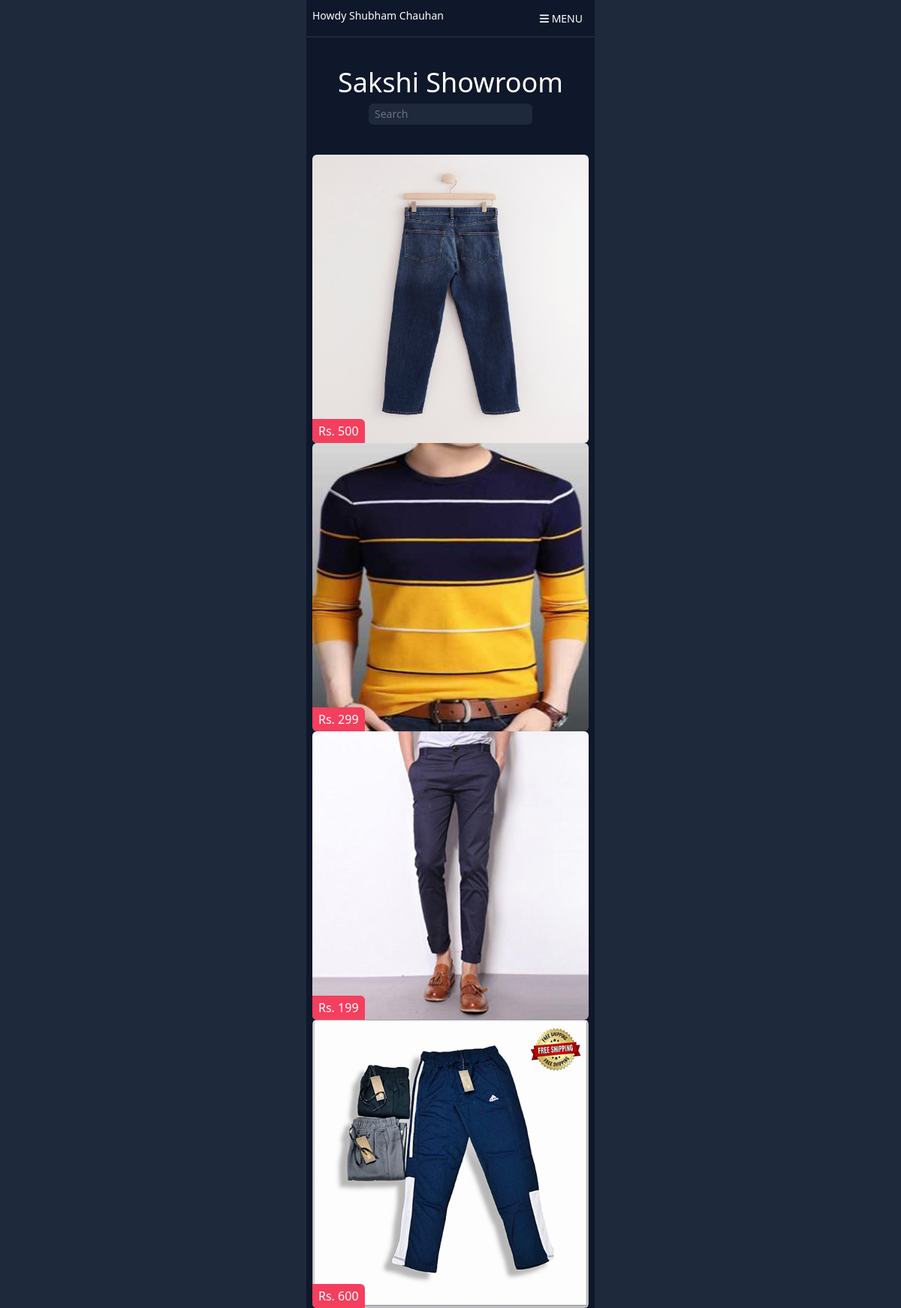
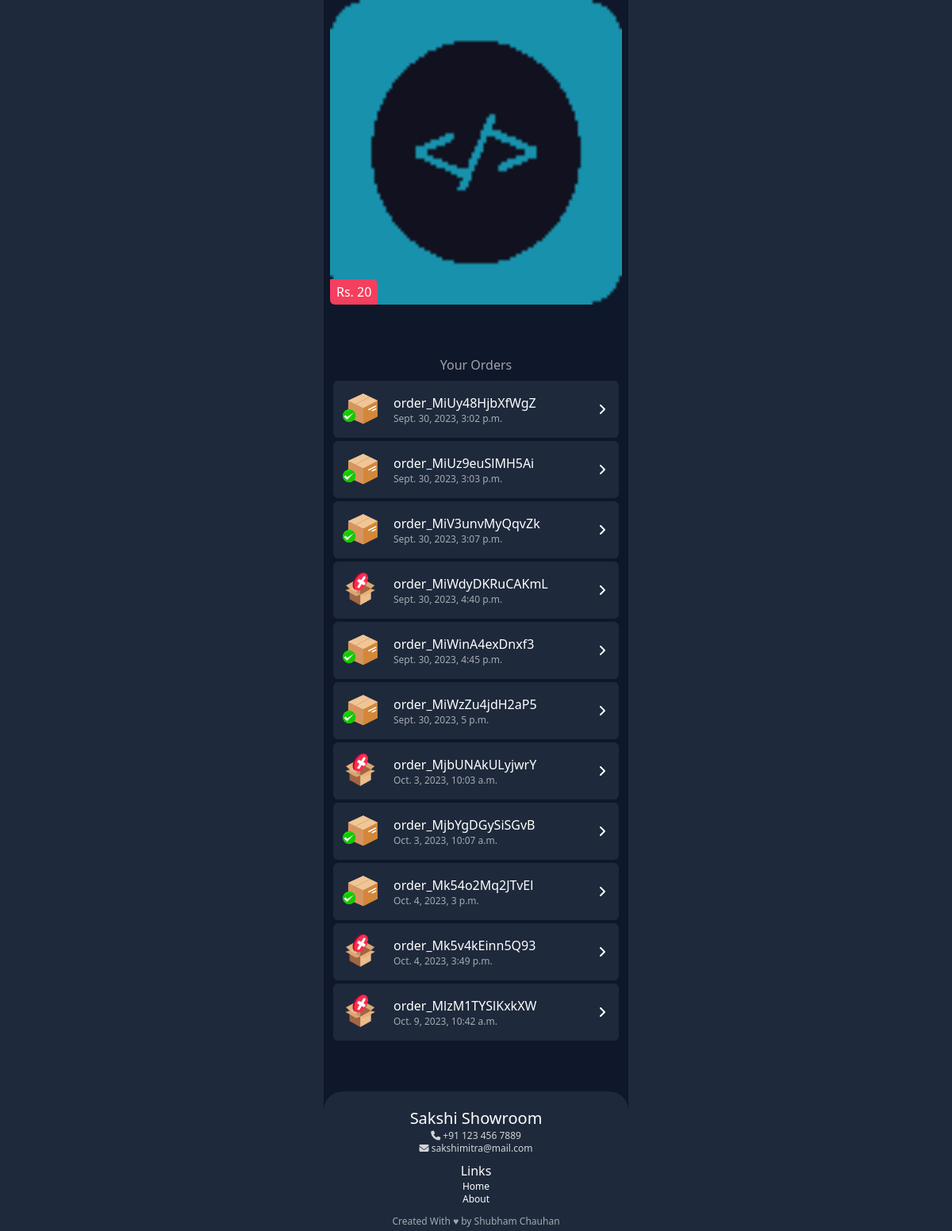
Screenshot of /showroom/orders (signed in) with the database file from the repository (2 pictures, top to bottom).
### showroom/models.py (models this page shows, shortened)
class Product(models.Model):
    name = models.CharField(max_length= 100)
    price = models.IntegerField()
    descprice = models.CharField(max_length=255, blank=True, null=True)
    image = models.ImageField(upload_to = "uploads/showroom", blank=True, null=True)
    @staticmethod
    def get_all():
        return Product.objects.all()
    @staticmethod
    def get_by_id(id):
        return Product.objects.get(id=id)

class Order(models.Model):
    order_id = models.CharField(max_length=100)
    order_date = models.DateTimeField(auto_now_add=True)
    phone = models.CharField(max_length=15, blank=True, null=True)
    address = models.CharField(max_length=500, default='')
    order_amount = models.IntegerField()
    order_products = models.CharField(max_length=200, default='')
    order_user = models.ForeignKey(User, on_delete=models.SET_NULL, null=True)
    payment_status = models.CharField(max_length=100, default='not-initialized')
    razorpay_payment_id = models.CharField(max_length=500)
    razorpay_order_id = models.CharField(max_length=500)
    razorpay_signature = models.CharField(max_length=600)  #del iit
    @staticmethod
    def get_by_user(username):
        return Order.objects.filter(order_user=username)

### showroom/views.py (the view)
# urls.py: re_path('orders', views.OrdersListing),
def OrdersListing(request):
    products = models.Product.get_all()
    slider = random.sample(list(products), 5)
    orders = models.Order.get_by_user(request.user)
    order = []
    for i in orders:
        temp = []
        pid = json.loads(i.order_products)
        for product in pid.keys():
            temp.append(models.Product.get_by_id(int(product)))
        order.append( (i, temp) )
    return render(request, 'showroom/orderlisting.html', {"slider": slider, "orders": order})

### templates/showroom/orderlisting.html (shortened to what this page needs)
{% extends 'base.html' %}
{% load static %}
{% block content %}
    <div class="main relative bg-slate-900 sm:w-96 mx-auto">
        {% include 'showroom/header.html' %}
        <div class="section">
            {% include 'showroom/swiper.html' %}
            <div class="px-2 my-16">
                <div class="user-profile text-center">
                    <p class="opacity-60 pb-2">Your Orders</p>
                </div>
                <div class="px-1">
                    {% if orders %}
                    <div class="flex flex-col gap-1">
                        {% for item in orders %}
                            <div class="bg-slate-800 flex flex-col rounded-md p-1 hover:bg-slate-700" id="orderBox">
                                <div class="flex gap-2 items-center">
                                    <div class="h-16 w-16 ">
                                        <img src="{% if item.0.payment_status == 'not-initialized' %}  {% static 'showroom/products/order-f.png' %} {% else %} {% static 'showroom/products/order-conf.png' %} {% endif %}" class="rounded-md h-full w-full object-fit">
                                    </div>
                                    <div class="grow">
                                        <p class="text-md">{{ item.0.order_id }}</p>
                                        <p class="text-xs opacity-60">{{ item.0.order_date }}</p>
                                    </div>
                                    <div class="pe-3">
                                        <i class="fa-solid fa-angle-right"></i>
                                    </div>
                                </div>
                            </div>
                        {% endfor %}
                    </div>
                    {% endif %}
                </div>
            </div>
        </div>
        {% include 'showroom/footer.html' %}
    </div>
{% endblock %}

### templates/base.html (shortened to what this page needs)
{% load static %}
<!DOCTYPE html>
<html lang="en">
<head>
    <link href="https://unpkg.com/pattern.css" rel="stylesheet">
    <link rel="stylesheet" href="{% static 'showroom/s_css/main.css' %}">
    <link rel="stylesheet" href="https://cdn.jsdelivr.net/npm/swiper@10/swiper-bundle.min.css">
</head>
<body class="bg-slate-800 text-white pattern-dots-sm">
    {% block content %}
    {% endblock %}
</body>
<script src="https://cdn.tailwindcss.com?plugins=forms,typography,aspect-ratio,line-clamp"></script>
</html>

### templates/showroom/header.html (shortened to what this page needs)
<header>
    <div class="nav flex p-2 relative border-b-2 border-slate-800">
        <div class="grow">
            {% if request.user.is_authenticated %}
            <span class="text-sm">Howdy {{ request.user.first_name }}</span>
            {% else %}
            <span class="text-sm">Howdy Mate!</span>
            {% endif %}
        </div>
        <div class="">
            <button class="menu-btn hover:bg-slate-800 px-2 rounded-md py-1">
                <i class="fa-solid fa-bars text-sm"></i><span class="text-sm"> MENU</span>
            </button>
        </div>
    </div>
    <div class="container mx-auto py-10">
        <p class="text-center text-4xl">Sakshi Showroom</p>
        <div class="mx-auto text-center mt-2">
            <form>
                <div class="w-3/5 mx-auto">
                    <input type="" class="rounded-md bg-slate-800 px-2 py-1 outline-none text-sm" placeholder="Search">
                </div>
            </form>
        </div>
    </div>
</header>

### templates/showroom/swiper.html
<div class="px-2">
    <swiper-container class="mySwiper" pagination="true" pagination-clickable="true" navigation="True" space-between="30"
    centered-slides="true" autoplay-delay="2500" autoplay-disable-on-interaction="true">
        {% for p in slider %}
        <swiper-slide>
            <div class="h-96 w-full rounded-md overflow-hidden relative">
                <img src="{{ p.image.url }}" alt="" class="h-full w-full object-fit">
                <span class="text-black absolute bottom-0 left-0 py-1 px-2 rounded-tr-md bg-rose-500 text-white">Rs. {{ p.price }}</span>
            </div>
        </swiper-slide>
        {% endfor %}
    </swiper-container>
</div>

### templates/showroom/footer.html
<footer class="bg-slate-800 rounded-t-3xl px-3 pt-5 text-center">
    <div class="container">
        <p class="text-xl">Sakshi Showroom</p>
        <div class="text-xs opacity-80">
            <p class=""><i class="fa-solid fa-phone"></i> +91 123 456 7889</p>
            <p class=""><i class="fa-solid fa-envelope"></i> sakshimitra@mail.com</p>
        </div>
    </div>
    <div class="text-center mt-2">
        <p>Links</p>
        <ul>
            <li class="text-xs">Home</li>
            <li class="text-xs">About</li>
        </ul>
    </div>
    <div class="mt-3">
        <p class="text-xs opacity-60 pb-1">Created With ♥ by Shubham Chauhan</p>
    </div>
</footer>

### rows the page displays
Product: image (picture), price "500"
Product: image (picture), price "299"
Product: image (picture), price "199"
Product: image (picture), price "600"
Product: image (picture), price "20"
Order: order "order_MiUy48HjbXfWgZ", order_date "Sept. 30, 2023, 3:02 p.m."
Order: order "order_MiUz9euSlMH5Ai", order_date "Sept. 30, 2023, 3:03 p.m."
Order: order "order_MiV3unvMyQqvZk", order_date "Sept. 30, 2023, 3:07 p.m."
Order: order "order_MiWdyDKRuCAKmL", order_date "Sept. 30, 2023, 4:40 p.m."
Order: order "order_MiWinA4exDnxf3", order_date "Sept. 30, 2023, 4:45 p.m."
Order: order "order_MiWzZu4jdH2aP5", order_date "Sept. 30, 2023, 5 p.m."
Order: order "order_MjbUNAkULyjwrY", order_date "Oct. 3, 2023, 10:03 a.m."
Order: order "order_MjbYgDGySiSGvB", order_date "Oct. 3, 2023, 10:07 a.m."
Order: order "order_Mk54o2Mq2JTvEl", order_date "Oct. 4, 2023, 3 p.m."
Order: order "order_Mk5v4kEinn5Q93", order_date "Oct. 4, 2023, 3:49 p.m."
Order: order "order_MlzM1TYSlKxkXW", order_date "Oct. 9, 2023, 10:42 a.m."

### other values shown
{{ request.user.first_name }} "Shubham Chauhan"
